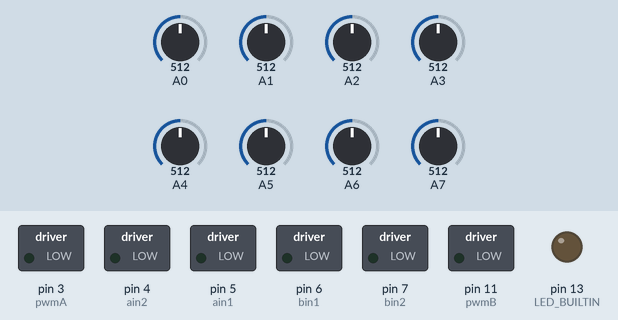
The sketch below on a simulated Arduino Nano, built with avr-gcc and run on an emulated ATmega328P. Shown: switched loads named in the sketch (green lamp = pin HIGH), output pins drawn as LEDs (lit = HIGH). The test bench sets the inputs (shaded band); at power-on: A0 = 512, A1 = 512, A2 = 512, A3 = 512, A4 = 512, A5 = 512, A6 = 512, A7 = 512. What the sketch prints to the serial monitor is not drawn.

Above: at 0.1 s.
At 0.6 s:
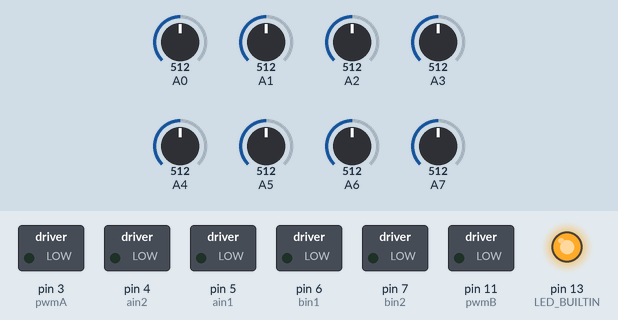
Timing chart, 0 to 9.8 s (numbered marks = the images above):
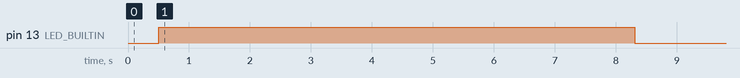

The sketch:

TrackBot.ino
```cpp
#include <QTRSensors.h>

//Variables para los motores TB6612FNG
const int pwmA = 3;
const int ain2 = 4;
const int ain1 = 5;
const int pwmB = 11;
const int bin1 = 6;
const int bin2 = 7;

//Variables para el QTR8A
QTRSensors qtr;
const uint8_t SensorCount = 8;
uint16_t sensorValues[SensorCount];

void setup(){
  // -----------CONFIGURACION TB6612FNG------------
  pinMode(pwmA, OUTPUT);
  pinMode(ain1, OUTPUT);
  pinMode(ain2, OUTPUT);
  pinMode(bin1, OUTPUT);
  pinMode(bin2, OUTPUT);
  pinMode(pwmB, OUTPUT);
  Serial.begin(9600);
  // -----------CONFIGURACION QTR8A------------
  qtr.setTypeAnalog();
  qtr.setSensorPins((const uint8_t[]){A0, A1, A2, A3, A4, A5, A6, A7}, SensorCount);
  qtr.setEmitterPin(9);

  //---------ETAPA DE CALIBRACION-------
  calibracion();              //10 segundos
}

void loop()
{
  // desde 0 hasta 7000 guarda la posicion de la linea
  uint16_t position = qtr.readLineBlack(sensorValues);

  // imprime la lectura de cada sensor desde 0 hasta 1000
  for (uint8_t i = 0; i < SensorCount; i++){
    Serial.print(sensorValues[i]);
    Serial.print('\t');
    }
  Serial.println(position);
  delay(250);
}

void calibracion(){
  delay(500);
  pinMode(LED_BUILTIN, OUTPUT);
  digitalWrite(LED_BUILTIN, HIGH); // prendes led del Arduino para indicar que estamos calibrando

  // FORMULA PARA HALLAR EL TIEMPO DE CALIBRACION
  // 0.1 * 4 * 10 * (Numero de sensores) -> 32ms

  for (uint16_t i = 0; i < 312; i++)
  {
    qtr.calibrate();      //la funcion calibrate toma 32 ms
  }   // para calibrar 10s necesito 312 iteraciones
  digitalWrite(LED_BUILTIN, LOW); // apagar led del arduino porque ya termine de calibrar

  // IMPRIME LOS MINIMOS VALORES OBTENIDOS EN LA LECTURA
  for (uint8_t i = 0; i < SensorCount; i++)
  {
    Serial.print(qtr.calibrationOn.minimum[i]);
    Serial.print(' ');
  }
  Serial.println();

  // IMPRIME LOS MAXIMOS VALORES OBTENIDOS EN LA LECTURA
  for (uint8_t i = 0; i < SensorCount; i++)
  {
    Serial.print(qtr.calibrationOn.maximum[i]);
    Serial.print(' ');
  }
  Serial.println(); Serial.println();
  delay(1000);
}

void motores(int vel1, int vel2){
  if(vel1 >= 0){
    analogWrite(pwmA, vel1);
    digitalWrite(ain2, 0);
    digitalWrite(ain1, 1);
  }

  else if(vel1 < 0){
    analogWrite(pwmA, vel1);
    digitalWrite(ain2, 1);
    digitalWrite(ain1, 0);
  }

  if(vel2 >= 0){
    analogWrite(pwmB, vel2);
    digitalWrite(bin1, 1);
    digitalWrite(bin2, 0);
  }

  else if(vel2 < 0){
    analogWrite(pwmB, vel2);
    digitalWrite(bin1, 0);
    digitalWrite(bin2, 1);

  }
}
```
